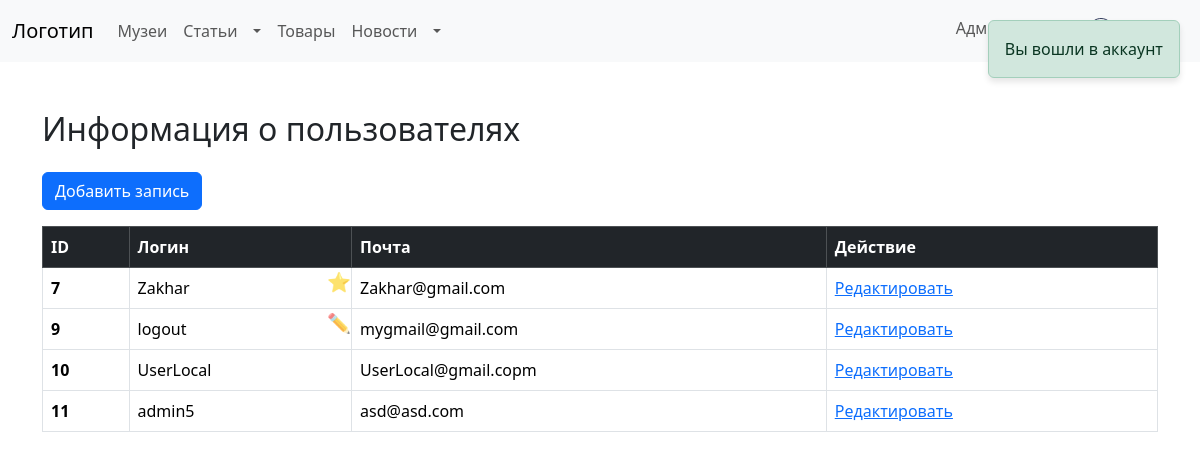
The app's page /admin/user.php (signed in), older data.
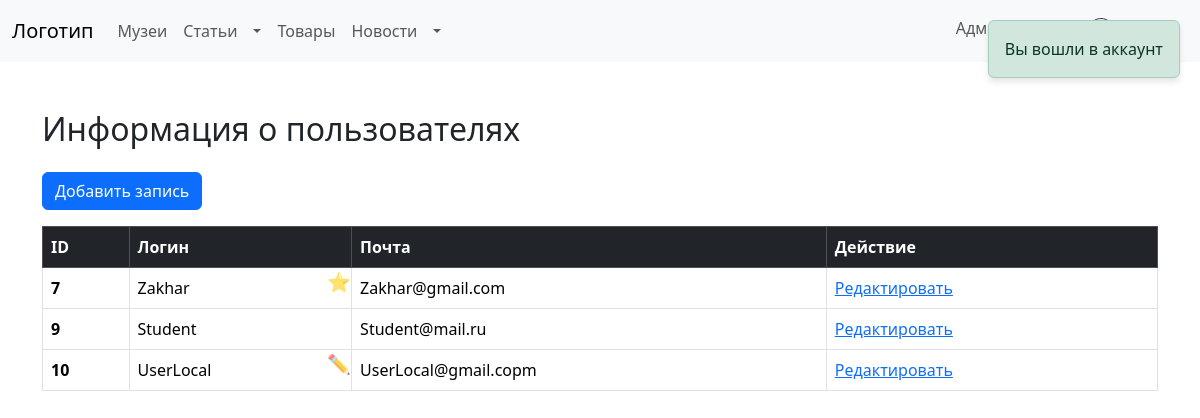
The same page, newer data.
### tables this page shows
CREATE TABLE `users` (
  `Id` int(11) NOT NULL,
  `Login` varchar(25) NOT NULL,
  `Password` varchar(255) NOT NULL,
  `Email` varchar(320) DEFAULT NULL,
  `Admin` int(11) DEFAULT NULL,
  `Editor` int(11) DEFAULT NULL
);

### admin/user.php (the view, shortened to what this page needs)
<?php include "../include/header.php"; ?>
<?php include "../include/message.php"; ?>
<?php
if (isset($_SESSION["log-session"]) && isset($_SESSION['log-session-data'])):
    if ($_SESSION['log-session-data']["Admin"]):
        $query = $pdo->prepare("SELECT * FROM users");
        $query->execute();
        $user_query_result = $query->fetchAll(PDO::FETCH_ASSOC);
?>
    <div class="container mt-5">
        <h2 class="mb-4">Информация о пользователях</h2>
        <div class="mb-3">
            <form method="post">
                <a class="btn btn-primary" href="/cult_conn/admin/dynamic/users.php">Добавить запись</a>
            </form>
        </div>
        <table class="table table-bordered table-hover">
            <thead class="table-dark">
                <tr>
                    <th>ID</th>
                    <th>Логин</th>
                    <th>Почта</th>
                    <th>Действие</th>
                </tr>
            </thead>
            <tbody>
                <?php if (empty($user_query_result)): ?>
                    echo "<tr>";
                <?php else: ?>
                    <?php foreach ($user_query_result as $user) { ?>
                        <?php if ($user["Admin"]): ?>
                            <tr class="admin">
                        <?php elseif ($user["Editor"]): ?>
                            <tr class="editor">
                        <?php else: ?>
                            <tr>
                        <?php endif; ?>
                        <th scope="row"><?= htmlspecialchars($user["Id"]) ?></th>
                        <td class="login-cell">
                            <?= htmlspecialchars($user["Login"]) ?>
                            <?php if ($user["Admin"] || $user["Editor"]): ?>
                                <span class="role-icon" title="<?= $user["Admin"] ? 'Админ' : 'Редактор' ?>">
                                    <?= $user["Admin"] ? '⭐' : '✏️' ?>
                                </span>
                            <?php endif; ?>
                        </td>
                        <td><?= htmlspecialchars($user["Email"]) ?></td>
                        <td><a href="/cult_conn/admin/dynamic/users.php?id=<?= htmlspecialchars($user["Id"])?>">Редактировать</a></td>
                        </tr>
                    <?php }
                endif; ?>
            </tbody>
        </table>
    </div>
    <?php else: ?>
        <div class="container mt-5">
                <?php include "../error/404.php"; ?>
        </div>
    <?php
    endif;
    ?>
<?php else: ?>
    <div class="container mt-5">
            <?php include "../error/404.php"; ?>
    </div>
<?php
endif;
?>
<?php include "../include/footer.php"; ?>

Row changes from the older to the newer data that the page shows:
removed users: Id "11", Login "admin5", Email "asd@asd.com"
changed users id 9: Login "logout" → "Student"; Email "mygmail@gmail.com" → "Student@mail.ru"; no longer shows "✏️"
changed users "UserLocal": now shows "✏️"
